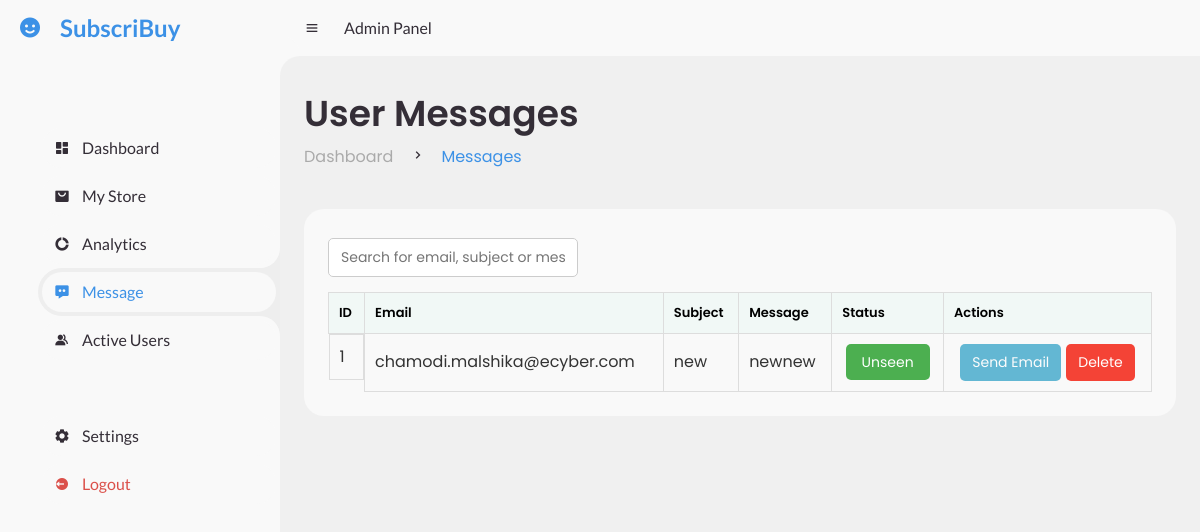
Before: /admin/admin-messages.php with the older database file.
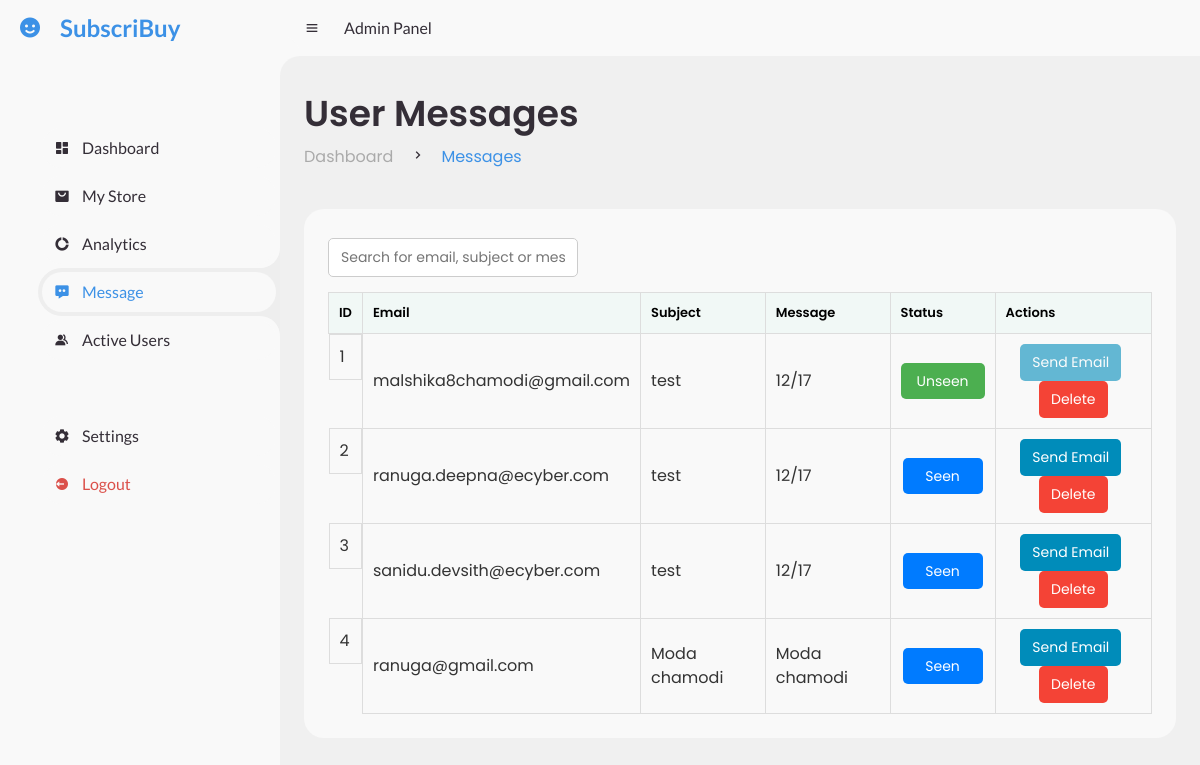
After: the same page with the newer database file.
### tables this page shows
CREATE TABLE `contact` (
  `id` int(11) NOT NULL,
  `email` varchar(150) NOT NULL,
  `subject` varchar(100) NOT NULL,
  `message` varchar(250) NOT NULL,
  `seen` tinyint(1) DEFAULT 0
);

### admin/fetch_messages.php (the view, shortened to what this page needs)
<?php
include '../dbase.php';
$sql = "SELECT * FROM contact ORDER BY id DESC";
$result = $conn->query($sql);
?>
<input type="text" id="searchInput" onkeyup="searchTable()" placeholder="Search for email, subject or message..."
       style="width: 250px; padding: 8px 12px; border-radius: 5px; border: 1px solid #ccc; font-size: 14px;
       outline: none; transition: border-color 0.3s ease;"
       onfocus="this.style.borderColor='#007bff';" onblur="this.style.borderColor='#ccc';">
    <table id="messagesTable" style="width: 100%; border-collapse: collapse; margin-top: 10px;">
    <thead>
        <tr style="background-color: #f4f4f4; text-align: left;">
            <th style="padding: 10px; border: 1px solid #ddd;">ID</th>
            <th style="padding: 10px; border: 1px solid #ddd;">Email</th>
            <th style="padding: 10px; border: 1px solid #ddd;">Subject</th>
            <th style="padding: 10px; border: 1px solid #ddd;">Message</th>
            <th style="padding: 10px; border: 1px solid #ddd;">Status</th>
            <th style="padding: 10px; border: 1px solid #ddd;">Actions</th>
        </tr>
    </thead>
    <tbody>
<?php
if ($result->num_rows > 0) {
    $rowNumber = 1;
    while ($row = $result->fetch_assoc()) {
        $buttonDisabled = $row['seen'] ? "" : "disabled";
        $buttonOpacity = $row['seen'] ? "1" : "0.6";
        echo "<tr>";
        echo "<td style='padding: 10px; border: 1px solid #ddd;'>{$rowNumber}</td>";
        echo "<td style='padding: 10px; border: 1px solid #ddd;'>{$row['email']}</td>";
        echo "<td style='padding: 10px; border: 1px solid #ddd;'>{$row['subject']}</td>";
        echo "<td style='padding: 10px; border: 1px solid #ddd;'>{$row['message']}</td>";
        echo "<td style='padding: 10px; border: 1px solid #ddd; text-align: center;'>
                <button class='toggle-btn' data-id='{$row['id']}' data-seen='{$row['seen']}' style='
                    padding: 8px 16px;
                    font-size: 14px;
                    color: #fff;
                    background-color: " . ($row['seen'] ? '#007bff' : '#4caf50') . ";
                    border: none;
                    border-radius: 5px;
                    cursor: pointer;
                    min-width: 80px;
                    height: 36px;
                    display: inline-block;
                    transition: background-color 0.3s ease;'>
                    " . ($row['seen'] ? 'Seen' : 'Unseen') . "
                </button>
              </td>";
        echo "<td style='padding: 10px; border: 1px solid #ddd; text-align: center;'>";
        echo "<button class='send-email-btn'
            data-email='" . htmlspecialchars($row['email']) . "'
            data-subject='" . htmlspecialchars($row['subject']) . "'
            data-message='" . htmlspecialchars($row['message']) . "'
            style='
                padding: 8px 12px;
                font-size: 14px;
                color: #fff;
                background-color: #008CBA;
                border: none;
                border-radius: 5px;
                margin-right: 5px;
                transition: background-color 0.3s ease;
                opacity: {$buttonOpacity};'
            {$buttonDisabled}>
            Send Email
        </button>";
        echo "<button class='delete-btn' data-id='{$row['id']}' style='
            padding: 8px 12px;
            font-size: 14px;
            color: #fff;
            background-color: #f44336;
            border: none;
            border-radius: 5px;
            cursor: pointer;
            transition: background-color 0.3s ease;'
            onmouseover=\"this.style.backgroundColor='#d32f2f';\"
            onmouseout=\"this.style.backgroundColor='#f44336';\">
            Delete
        </button>";
        echo "</td>";
        echo "</tr>";
        $rowNumber++;
    }
} else {
    echo "<tr><td colspan='6' style='text-align: center; padding: 10px;'>No messages found</td></tr>";
}
?>
</tbody>
</table>

Changed rows visible on the page:
removed contact: email "chamodi.malshika@ecyber.com", subject "new", message "newnew", seen "Unseen"
added contact: email "malshika8chamodi@gmail.com", subject "test", message "12/17", seen "Unseen"
added contact: email "ranuga.deepna@ecyber.com", subject "test", message "12/17", seen "Seen"
added contact: email "sanidu.devsith@ecyber.com", subject "test", message "12/17", seen "Seen"
added contact: email "ranuga@gmail.com", subject "Moda chamodi", message "Moda chamodi", seen "Seen"
